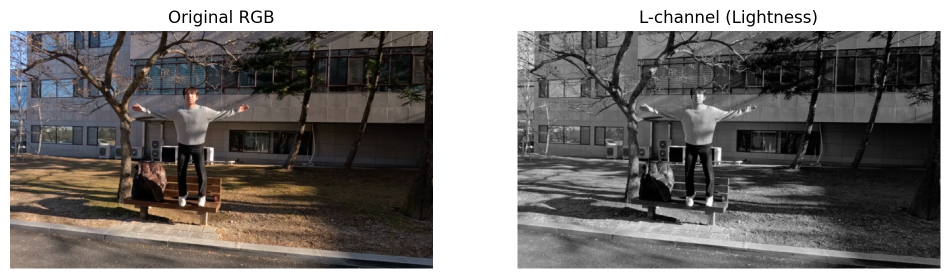
#> input picture nsff_scripts/luv/00009.png_L_visualize.png, 1900 x 557 px (shown at 1/2 size); its folder holds only this picture in this run
$ python luv_normalize.py --dir_path . --ref_name 00009.png_L_visualize.png
#> lines starting #> are read from the running program, lines starting #| are printed output that depends on the picture

# [97 lines of commented-out code are left out]

import os
import glob
import cv2
import numpy as np
import argparse

def rgb_to_LuvL(img_rgb_uint8):
    luv = cv2.cvtColor(img_rgb_uint8, cv2.COLOR_RGB2Luv)
    L = luv[..., 0].astype(np.float32)
    uv = luv[..., 1:].astype(np.float32)
    return L, uv

def estimate_affine_L(L_src, L_tgt, sat_thr_low=2, sat_thr_high=253):
    # 포화/암부 제외하고 a,b 최소제곱 추정 (L' = aL + b)
    mask = (L_src > sat_thr_low) & (L_src < sat_thr_high) & \
           (L_tgt > sat_thr_low) & (L_tgt < sat_thr_high)
    x = L_src[mask].reshape(-1,1).astype(np.float64)
    y = L_tgt[mask].reshape(-1,1).astype(np.float64)
    if len(x) < 100:
        return 1.0, 0.0
    A = np.hstack([x, np.ones_like(x)])
    sol, _, _, _ = np.linalg.lstsq(A, y, rcond=None)
    a, b = sol.flatten()
    return float(a), float(b)

def match_exposure_L(L_src, L_tgt):
    a, b = estimate_affine_L(L_src, L_tgt)
    L_adj = a * L_src + b
    return np.clip(L_adj, 0, 255).astype(np.float32), (a, b)

def numeric_key(p):
    bn = os.path.basename(p)
    stem = os.path.splitext(bn)[0]
    try:
        return int(stem)
    except ValueError:
        return bn  # 숫자가 아니면 문자열 정렬

def main():
    ap = argparse.ArgumentParser()
    ap.add_argument("--dir_path", required=True,
                    help="입력 이미지 폴더 (예: .../dense/images)")
    ap.add_argument("--ref_name", default="00000.png",
                    help="기준 프레임 파일명 (폴더에 없으면 첫 이미지 사용)")
    ap.add_argument("--save_dir", default="",
                    help="결과 저장 폴더 (미지정 시 full_res_ref_<ref> 생성)")
    # normalize on/off 옵션
    ap.add_argument("--no-normalize", dest="normalize", action="store_false",
                    help="정규화(레퍼런스 매칭) 없이 raw L만 저장")
    ap.set_defaults(normalize=True)
    args = ap.parse_args()

    # 입력 수집
    all_pngs = glob.glob(os.path.join(args.dir_path, "*.png"))
    if not all_pngs:
        raise FileNotFoundError(f"No PNGs in: {args.dir_path}")
    all_pngs = sorted(all_pngs, key=numeric_key)

    # 기준 프레임 결정
    ref_path = os.path.join(args.dir_path, args.ref_name)
    if ref_path not in all_pngs:
        ref_path = all_pngs[0]
        args.ref_name = os.path.basename(ref_path)
        print(f"[WARN] Provided ref not found. Using first image as reference: {args.ref_name}")

    # 저장 폴더
    save_dir = args.save_dir.strip()
    if save_dir == "":
        save_dir = os.path.join(os.getcwd(), f"full_res_ref_{os.path.splitext(args.ref_name)[0]}")
    os.makedirs(save_dir, exist_ok=True)

    # 레퍼런스 L
    ref_bgr = cv2.imread(ref_path)
#> ref_bgr is the input picture: shape (557, 1900, 3); mean B, G, R 115.6, 117.7, 120.9
    if ref_bgr is None:
        raise FileNotFoundError(f"Reference image not readable: {ref_path}")
    ref_rgb = cv2.cvtColor(ref_bgr, cv2.COLOR_BGR2RGB)
    L_ref, _ = rgb_to_LuvL(ref_rgb)
#> in rgb_to_LuvL, `luv = cv2.cvtColor(img_rgb_uint8, cv2.COLOR_RGB2Luv)`: luv: shape (557, 1900, 3); mean of channels 0, 1, 2 121.1, 97.6, 137.6
#> in rgb_to_LuvL, `L = luv[..., 0].astype(np.float32)`:
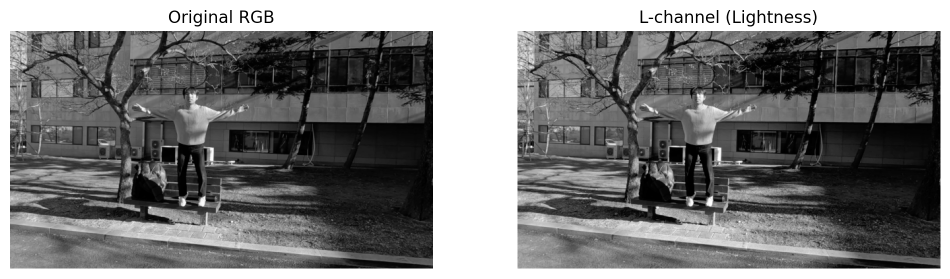
#> L: shape (557, 1900) float32 (shown at 1/2 size); min 0, max 255, mean 121.1

    print(f"[INFO] Reference frame: {args.ref_name} ({ref_bgr.shape[1]}x{ref_bgr.shape[0]})")
#| [INFO] Reference frame: 00009.png_L_visualize.png (1900x557)
    print(f"[INFO] Total images: {len(all_pngs)}  → Output dir: {save_dir}")
    print(f"[INFO] Normalize exposure: {args.normalize}")

    # 전체 처리
    for img_path in all_pngs:
        nm = os.path.basename(img_path)
        bgr = cv2.imread(img_path)
        if bgr is None:
            print(f"[WARN] Cannot read: {img_path} (skip)")
            continue
        rgb = cv2.cvtColor(bgr, cv2.COLOR_BGR2RGB)
        L_cur, _ = rgb_to_LuvL(rgb)

        if not args.normalize:
            # 정규화 없이 raw L 저장
            L_out = L_cur
            suffix = "_L_raw.png"
            if img_path == ref_path:
                print(f"[INFO] {nm}: raw L (reference as raw)")
            else:
                print(f"[INFO] {nm}: raw L (no matching)")
        else:
            # 정규화 수행
            if img_path == ref_path:
                L_out = L_cur
                print(f"[INFO] {nm}: using reference L as-is")
            else:
                L_out, (a, b) = match_exposure_L(L_cur, L_ref)
                print(f"[INFO] {nm}: matched to {args.ref_name} with a={a:.4f}, b={b:.2f}")
            suffix = "_L.png"

        # 3채널로 저장
        L_uint8 = np.clip(L_out, 0, 255).astype(np.uint8)
        L_3ch = np.repeat(L_uint8[..., None], 3, axis=2)
        save_path = os.path.join(save_dir, os.path.splitext(nm)[0] + suffix)
        ok = cv2.imwrite(save_path, L_3ch)
        if not ok:
            print(f"[WARN] Failed to save: {save_path}")
        else:
            print(f"[SAVE] {save_path}")

if __name__ == "__main__":
    main()

$ run again, on nsff_scripts/luv/00011_L.png
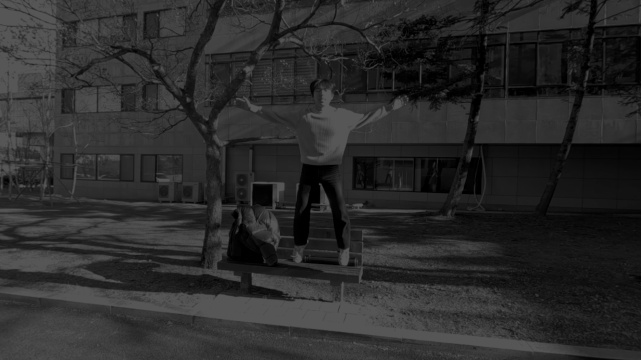
#> input picture nsff_scripts/luv/00011_L.png, 641 x 360 px
#> in main, ref_bgr is the input picture: shape (360, 641, 3); min 0, max 86, mean 42.8
#> luv: shape (360, 641, 3); mean of channels 0, 1, 2 43.8, 96, 136
#> in rgb_to_LuvL, `L = luv[..., 0].astype(np.float32)`:
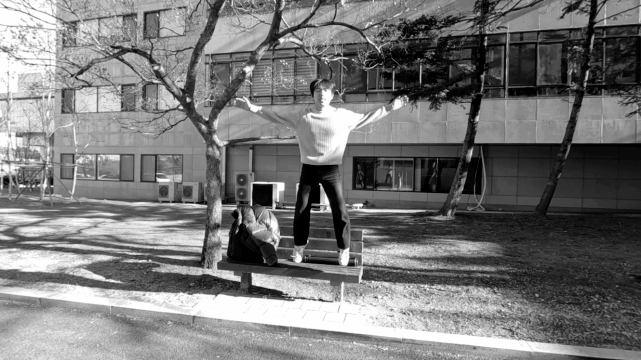
#> L: shape (360, 641) float32; min 0, max 93, mean 43.8; drawn with min black and max white
#| [INFO] Reference frame: 00011_L.png (641x360)
